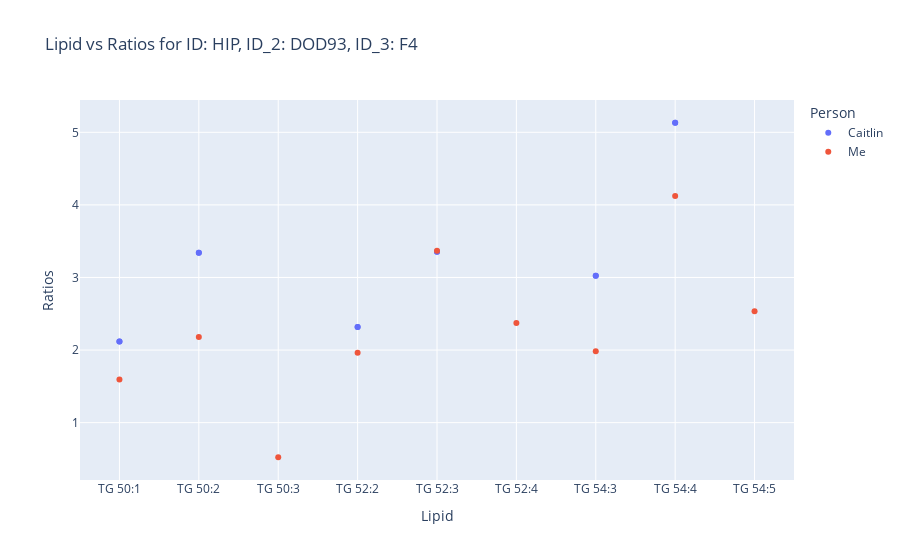
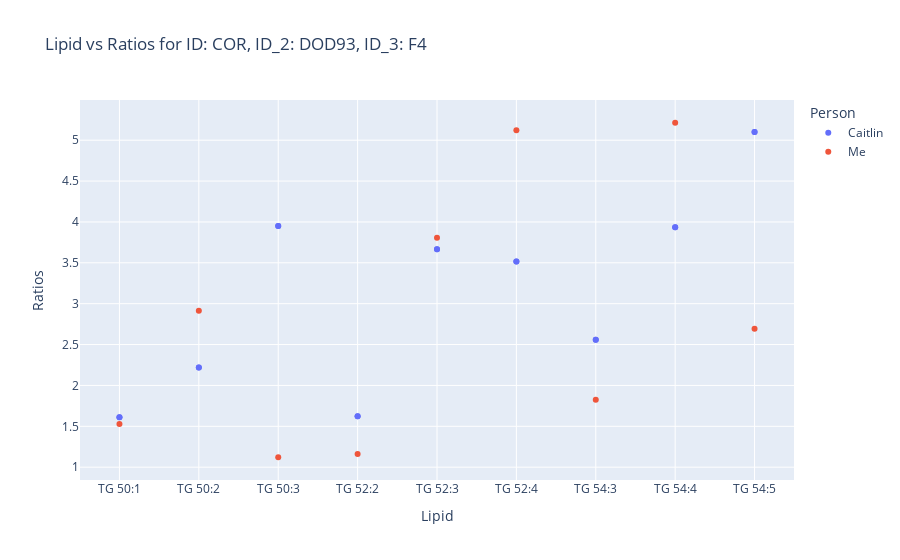
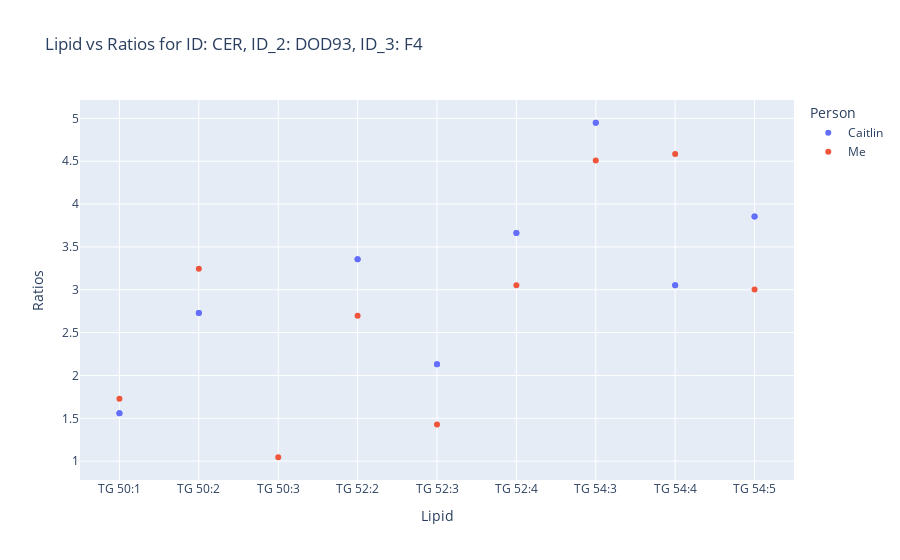
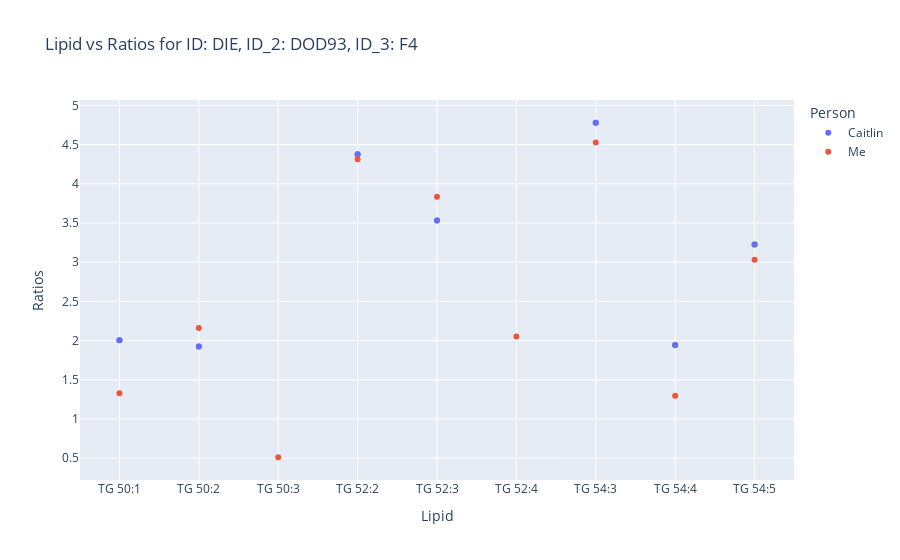

The code cell stored with these charts, in order, in its notebook:
### Code cell
import plotly.express as px
save_dir = "Projects/04_29_23/Plots/validation/"
# Fill NaN values in the 'ID', 'ID_2', and 'ID_3' columns with a default value
validation['ID'] = validation['ID'].fillna('UNKNOWN')
validation['ID_2'] = validation['ID_2'].fillna('UNKNOWN')
validation['ID_3'] = validation['ID_3'].fillna('UNKNOWN')

# Loop through unique combinations of ID, ID_2, and ID_3
unique_ids = validation[['ID', 'ID_2', 'ID_3']].drop_duplicates().values

for id1, id2, id3 in unique_ids:
    # Filter the DataFrame for the current ID, ID_2, and ID_3
    filtered_df = validation[(validation['ID'] == id1) & (validation['ID_2'] == id2) & (validation['ID_3'] == id3)]

    # Create scatter plot for the current ID, ID_2, and ID_3
    fig = px.scatter(filtered_df, x="Lipid", y="Ratios", color="Person",
                     title=f"Lipid vs Ratios for ID: {id1}, ID_2: {id2}, ID_3: {id3}",
                     labels={"Lipid": "Lipid", "Ratios": "Ratios"},
                     hover_data=["Sample_ID"])
    # Save the figure as PNG
    save_path = os.path.join(save_dir, f"plot_{id1}_{id2}_{id3}.png")
    fig.write_image(save_path, format='png')

    # Display the figure
    fig.show()

### Figure 1 — Plotly figure (JSON) as saved in the notebook; plotly's stock layout.template omitted (floating-point values rounded to 4 significant figures)
{"data": [{"customdata": [["DOD93 5xFAD F4 Hippocampus"], ["DOD93 5xFAD F4 Hippocampus"], ["DOD93 5xFAD F4 Hippocampus"], ["DOD93 5xFAD F4 Hippocampus"], ["DOD93 5xFAD F4 Hippocampus"], ["DOD93 5xFAD F4 Hippocampus"], ["DOD93 5xFAD F4 Hippocampus"], ["DOD93 5xFAD F4 Hippocampus"], ["DOD93 5xFAD F4 Hippocampus"], ["DOD93 5xFAD F4 Hippocampus"], ["DOD93 5xFAD F4 Hippocampus"], ["DOD93 5xFAD F4 Hippocampus"], ["DOD93 5xFAD F4 Hippocampus"], ["DOD93 5xFAD F4 Hippocampus"], ["DOD93 5xFAD F4 Hippocampus"], ["DOD93 5xFAD F4 Hippocampus"], ["DOD93 5xFAD F4 Hippocampus"], ["DOD93 5xFAD F4 Hippocampus"]], "hovertemplate": "Person=Caitlin<br>Lipid=%{x}<br>Ratios=%{y}<br>Sample_ID=%{customdata[0]}<extra></extra>", "legendgroup": "Caitlin", "marker": {"color": "#636efa", "symbol": "circle"}, "mode": "markers", "name": "Caitlin", "orientation": "v", "showlegend": true, "type": "scatter", "x": ["TG 50:1", "TG 50:2", "TG 50:3", "TG 52:2", "TG 52:3", "TG 52:4", "TG 54:3", "TG 54:4", "TG 54:5", "TG 50:1", "TG 50:2", "TG 50:3", "TG 52:2", "TG 52:3", "TG 52:4", "TG 54:3", "TG 54:4", "TG 54:5"], "xaxis": "x", "y": [2.116, 3.342, null, 2.317, 3.354, null, 3.024, 5.132, null, 2.116, 3.342, null, 2.317, 3.354, null, 3.024, 5.132, null], "yaxis": "y"}, {"customdata": [["DOD93_F4-5xFAD-Hippo_TG18-1_o3on"], ["DOD93_F4-5xFAD-Hippo_TG18-1_o3on"], ["DOD93_F4-5xFAD-Hippo_TG18-1_o3on"], ["DOD93_F4-5xFAD-Hippo_TG18-1_o3on"], ["DOD93_F4-5xFAD-Hippo_TG18-1_o3on"], ["DOD93_F4-5xFAD-Hippo_TG18-1_o3on"], ["DOD93_F4-5xFAD-Hippo_TG18-1_o3on"], ["DOD93_F4-5xFAD-Hippo_TG18-1_o3on"], ["DOD93_F4-5xFAD-Hippo_TG18-1_o3on"], ["DOD93_F4-5xFAD-Hippo_TG18-1_o3on"], ["DOD93_F4-5xFAD-Hippo_TG18-1_o3on"], ["DOD93_F4-5xFAD-Hippo_TG18-1_o3on"], ["DOD93_F4-5xFAD-Hippo_TG18-1_o3on"], ["DOD93_F4-5xFAD-Hippo_TG18-1_o3on"], ["DOD93_F4-5xFAD-Hippo_TG18-1_o3on"], ["DOD93_F4-5xFAD-Hippo_TG18-1_o3on"], ["DOD93_F4-5xFAD-Hippo_TG18-1_o3on"], ["DOD93_F4-5xFAD-Hippo_TG18-1_o3on"], ["DOD93_F4-5xFAD-Hippo_TG18-1_o3on"], ["DOD93_F4-5xFAD-Hippo_TG18-1_o3on"], ["DOD93_F4-5xFAD-Hippo_TG18-1_o3on"], ["DOD93_F4-5xFAD-Hippo_TG18-1_o3on"], ["DOD93_F4-5xFAD-Hippo_TG18-1_o3on"], ["DOD93_F4-5xFAD-Hippo_TG18-1_o3on"], ["DOD93_F4-5xFAD-Hippo_TG18-1_o3on"], ["DOD93_F4-5xFAD-Hippo_TG18-1_o3on"], ["DOD93_F4-5xFAD-Hippo_TG18-1_o3on"], ["DOD93_F4-5xFAD-Hippo_TG18-1_o3on"], ["DOD93_F4-5xFAD-Hippo_TG18-1_o3on"], ["DOD93_F4-5xFAD-Hippo_TG18-1_o3on"], ["DOD93_F4-5xFAD-Hippo_TG18-1_o3on"], ["DOD93_F4-5xFAD-Hippo_TG18-1_o3on"], ["DOD93_F4-5xFAD-Hippo_TG18-1_o3on"], ["DOD93_F4-5xFAD-Hippo_TG18-1_o3on"], ["DOD93_F4-5xFAD-Hippo_TG18-1_o3on"], ["DOD93_F4-5xFAD-Hippo_TG18-1_o3on"], ["DOD93_F4-5xFAD-Hippo_TG18-1_o3on"], ["DOD93_F4-5xFAD-Hippo_TG18-1_o3on"]], "hovertemplate": "Person=Me<br>Lipid=%{x}<br>Ratios=%{y}<br>Sample_ID=%{customdata[0]}<extra></extra>", "legendgroup": "Me", "marker": {"color": "#EF553B", "symbol": "circle"}, "mode": "markers", "name": "Me", "orientation": "v", "showlegend": true, "type": "scatter", "x": ["TG 50:1", "TG 50:1", "TG 50:1", "TG 50:1", "TG 50:2", "TG 50:2", "TG 50:2", "TG 50:2", "TG 52:2", "TG 52:2", "TG 52:2", "TG 52:2", "TG 52:3", "TG 52:3", "TG 52:3", "TG 52:3", "TG 54:3", "TG 54:3", "TG 54:3", "TG 54:3", "TG 54:3", "TG 54:4", "TG 54:4", "TG 54:4", "TG 54:4", "TG 54:4", "TG 50:3", "TG 50:3", "TG 50:3", "TG 50:3", "TG 52:4", "TG 52:4", "TG 52:4", "TG 52:4", "TG 54:5", "TG 54:5", "TG 54:5", "TG 54:5"], "xaxis": "x", "y": [1.594, null, null, null, 2.18, null, null, null, 1.963, null, null, null, 3.37, null, null, null, 1.985, null, null, null, null, 4.121, null, null, null, null, 0.5233, null, null, null, 2.371, null, null, null, 2.533, null, null, null], "yaxis": "y"}], "layout": {"legend": {"title": {"text": "Person"}, "tracegroupgap": 0}, "title": {"text": "Lipid vs Ratios for ID: HIP, ID_2: DOD93, ID_3: F4"}, "xaxis": {"anchor": "y", "domain": [0, 1], "title": {"text": "Lipid"}}, "yaxis": {"anchor": "x", "domain": [0, 1], "title": {"text": "Ratios"}}}}

### Figure 2 — Plotly figure (JSON) as saved in the notebook; plotly's stock layout.template omitted (floating-point values rounded to 4 significant figures)
{"data": [{"customdata": [["DOD93 5xFAD F4 Cortex"], ["DOD93 5xFAD F4 Cortex"], ["DOD93 5xFAD F4 Cortex"], ["DOD93 5xFAD F4 Cortex"], ["DOD93 5xFAD F4 Cortex"], ["DOD93 5xFAD F4 Cortex"], ["DOD93 5xFAD F4 Cortex"], ["DOD93 5xFAD F4 Cortex"], ["DOD93 5xFAD F4 Cortex"], ["DOD93 5xFAD F4 Cortex"], ["DOD93 5xFAD F4 Cortex"], ["DOD93 5xFAD F4 Cortex"], ["DOD93 5xFAD F4 Cortex"], ["DOD93 5xFAD F4 Cortex"], ["DOD93 5xFAD F4 Cortex"], ["DOD93 5xFAD F4 Cortex"], ["DOD93 5xFAD F4 Cortex"], ["DOD93 5xFAD F4 Cortex"]], "hovertemplate": "Person=Caitlin<br>Lipid=%{x}<br>Ratios=%{y}<br>Sample_ID=%{customdata[0]}<extra></extra>", "legendgroup": "Caitlin", "marker": {"color": "#636efa", "symbol": "circle"}, "mode": "markers", "name": "Caitlin", "orientation": "v", "showlegend": true, "type": "scatter", "x": ["TG 50:1", "TG 50:2", "TG 50:3", "TG 52:2", "TG 52:3", "TG 52:4", "TG 54:3", "TG 54:4", "TG 54:5", "TG 50:1", "TG 50:2", "TG 50:3", "TG 52:2", "TG 52:3", "TG 52:4", "TG 54:3", "TG 54:4", "TG 54:5"], "xaxis": "x", "y": [1.611, 2.22, 3.949, 1.624, 3.665, 3.516, 2.559, 3.934, 5.099, 1.611, 2.22, 3.949, 1.624, 3.665, 3.516, 2.559, 3.934, 5.099], "yaxis": "y"}, {"customdata": [["DOD93_F4-5xFAD-Cortex_TG18-1_o3on"], ["DOD93_F4-5xFAD-Cortex_TG18-1_o3on"], ["DOD93_F4-5xFAD-Cortex_TG18-1_o3on"], ["DOD93_F4-5xFAD-Cortex_TG18-1_o3on"], ["DOD93_F4-5xFAD-Cortex_TG18-1_o3on"], ["DOD93_F4-5xFAD-Cortex_TG18-1_o3on"], ["DOD93_F4-5xFAD-Cortex_TG18-1_o3on"], ["DOD93_F4-5xFAD-Cortex_TG18-1_o3on"], ["DOD93_F4-5xFAD-Cortex_TG18-1_o3on"], ["DOD93_F4-5xFAD-Cortex_TG18-1_o3on"], ["DOD93_F4-5xFAD-Cortex_TG18-1_o3on"], ["DOD93_F4-5xFAD-Cortex_TG18-1_o3on"], ["DOD93_F4-5xFAD-Cortex_TG18-1_o3on"], ["DOD93_F4-5xFAD-Cortex_TG18-1_o3on"], ["DOD93_F4-5xFAD-Cortex_TG18-1_o3on"], ["DOD93_F4-5xFAD-Cortex_TG18-1_o3on"], ["DOD93_F4-5xFAD-Cortex_TG18-1_o3on"], ["DOD93_F4-5xFAD-Cortex_TG18-1_o3on"], ["DOD93_F4-5xFAD-Cortex_TG18-1_o3on"], ["DOD93_F4-5xFAD-Cortex_TG18-1_o3on"], ["DOD93_F4-5xFAD-Cortex_TG18-1_o3on"], ["DOD93_F4-5xFAD-Cortex_TG18-1_o3on"], ["DOD93_F4-5xFAD-Cortex_TG18-1_o3on"], ["DOD93_F4-5xFAD-Cortex_TG18-1_o3on"], ["DOD93_F4-5xFAD-Cortex_TG18-1_o3on"], ["DOD93_F4-5xFAD-Cortex_TG18-1_o3on"], ["DOD93_F4-5xFAD-Cortex_TG18-1_o3on"], ["DOD93_F4-5xFAD-Cortex_TG18-1_o3on"], ["DOD93_F4-5xFAD-Cortex_TG18-1_o3on"], ["DOD93_F4-5xFAD-Cortex_TG18-1_o3on"], ["DOD93_F4-5xFAD-Cortex_TG18-1_o3on"], ["DOD93_F4-5xFAD-Cortex_TG18-1_o3on"], ["DOD93_F4-5xFAD-Cortex_TG18-1_o3on"], ["DOD93_F4-5xFAD-Cortex_TG18-1_o3on"], ["DOD93_F4-5xFAD-Cortex_TG18-1_o3on"], ["DOD93_F4-5xFAD-Cortex_TG18-1_o3on"], ["DOD93_F4-5xFAD-Cortex_TG18-1_o3on"], ["DOD93_F4-5xFAD-Cortex_TG18-1_o3on"]], "hovertemplate": "Person=Me<br>Lipid=%{x}<br>Ratios=%{y}<br>Sample_ID=%{customdata[0]}<extra></extra>", "legendgroup": "Me", "marker": {"color": "#EF553B", "symbol": "circle"}, "mode": "markers", "name": "Me", "orientation": "v", "showlegend": true, "type": "scatter", "x": ["TG 50:1", "TG 50:1", "TG 50:1", "TG 50:1", "TG 50:2", "TG 50:2", "TG 50:2", "TG 50:2", "TG 52:2", "TG 52:2", "TG 52:2", "TG 52:2", "TG 52:3", "TG 52:3", "TG 52:3", "TG 52:3", "TG 54:3", "TG 54:3", "TG 54:3", "TG 54:3", "TG 54:3", "TG 54:4", "TG 54:4", "TG 54:4", "TG 54:4", "TG 54:4", "TG 50:3", "TG 50:3", "TG 50:3", "TG 50:3", "TG 52:4", "TG 52:4", "TG 52:4", "TG 52:4", "TG 54:5", "TG 54:5", "TG 54:5", "TG 54:5"], "xaxis": "x", "y": [1.527, null, null, null, 2.913, null, null, null, 1.161, null, null, null, 3.807, null, null, null, 1.825, null, null, null, null, 5.213, null, null, null, null, 1.122, null, null, null, 5.121, null, null, null, 2.694, null, null, null], "yaxis": "y"}], "layout": {"legend": {"title": {"text": "Person"}, "tracegroupgap": 0}, "title": {"text": "Lipid vs Ratios for ID: COR, ID_2: DOD93, ID_3: F4"}, "xaxis": {"anchor": "y", "domain": [0, 1], "title": {"text": "Lipid"}}, "yaxis": {"anchor": "x", "domain": [0, 1], "title": {"text": "Ratios"}}}}

### Figure 3 — Plotly figure (JSON) as saved in the notebook; plotly's stock layout.template omitted (floating-point values rounded to 4 significant figures)
{"data": [{"customdata": [["DOD93 5xFAD F4 Cerebellum"], ["DOD93 5xFAD F4 Cerebellum"], ["DOD93 5xFAD F4 Cerebellum"], ["DOD93 5xFAD F4 Cerebellum"], ["DOD93 5xFAD F4 Cerebellum"], ["DOD93 5xFAD F4 Cerebellum"], ["DOD93 5xFAD F4 Cerebellum"], ["DOD93 5xFAD F4 Cerebellum"], ["DOD93 5xFAD F4 Cerebellum"], ["DOD93 5xFAD F4 Cerebellum"], ["DOD93 5xFAD F4 Cerebellum"], ["DOD93 5xFAD F4 Cerebellum"], ["DOD93 5xFAD F4 Cerebellum"], ["DOD93 5xFAD F4 Cerebellum"], ["DOD93 5xFAD F4 Cerebellum"], ["DOD93 5xFAD F4 Cerebellum"], ["DOD93 5xFAD F4 Cerebellum"], ["DOD93 5xFAD F4 Cerebellum"]], "hovertemplate": "Person=Caitlin<br>Lipid=%{x}<br>Ratios=%{y}<br>Sample_ID=%{customdata[0]}<extra></extra>", "legendgroup": "Caitlin", "marker": {"color": "#636efa", "symbol": "circle"}, "mode": "markers", "name": "Caitlin", "orientation": "v", "showlegend": true, "type": "scatter", "x": ["TG 50:1", "TG 50:2", "TG 50:3", "TG 52:2", "TG 52:3", "TG 52:4", "TG 54:3", "TG 54:4", "TG 54:5", "TG 50:1", "TG 50:2", "TG 50:3", "TG 52:2", "TG 52:3", "TG 52:4", "TG 54:3", "TG 54:4", "TG 54:5"], "xaxis": "x", "y": [1.559, 2.729, null, 3.356, 2.131, 3.662, 4.949, 3.053, 3.856, 1.559, 2.729, null, 3.356, 2.131, 3.662, 4.949, 3.053, 3.856], "yaxis": "y"}, {"customdata": [["DOD93_F4-5xFAD-Cereb_TG18-1_o3on"], ["DOD93_F4-5xFAD-Cereb_TG18-1_o3on"], ["DOD93_F4-5xFAD-Cereb_TG18-1_o3on"], ["DOD93_F4-5xFAD-Cereb_TG18-1_o3on"], ["DOD93_F4-5xFAD-Cereb_TG18-1_o3on"], ["DOD93_F4-5xFAD-Cereb_TG18-1_o3on"], ["DOD93_F4-5xFAD-Cereb_TG18-1_o3on"], ["DOD93_F4-5xFAD-Cereb_TG18-1_o3on"], ["DOD93_F4-5xFAD-Cereb_TG18-1_o3on"], ["DOD93_F4-5xFAD-Cereb_TG18-1_o3on"], ["DOD93_F4-5xFAD-Cereb_TG18-1_o3on"], ["DOD93_F4-5xFAD-Cereb_TG18-1_o3on"], ["DOD93_F4-5xFAD-Cereb_TG18-1_o3on"], ["DOD93_F4-5xFAD-Cereb_TG18-1_o3on"], ["DOD93_F4-5xFAD-Cereb_TG18-1_o3on"], ["DOD93_F4-5xFAD-Cereb_TG18-1_o3on"], ["DOD93_F4-5xFAD-Cereb_TG18-1_o3on"], ["DOD93_F4-5xFAD-Cereb_TG18-1_o3on"], ["DOD93_F4-5xFAD-Cereb_TG18-1_o3on"], ["DOD93_F4-5xFAD-Cereb_TG18-1_o3on"], ["DOD93_F4-5xFAD-Cereb_TG18-1_o3on"], ["DOD93_F4-5xFAD-Cereb_TG18-1_o3on"], ["DOD93_F4-5xFAD-Cereb_TG18-1_o3on"], ["DOD93_F4-5xFAD-Cereb_TG18-1_o3on"], ["DOD93_F4-5xFAD-Cereb_TG18-1_o3on"], ["DOD93_F4-5xFAD-Cereb_TG18-1_o3on"], ["DOD93_F4-5xFAD-Cereb_TG18-1_o3on"], ["DOD93_F4-5xFAD-Cereb_TG18-1_o3on"], ["DOD93_F4-5xFAD-Cereb_TG18-1_o3on"], ["DOD93_F4-5xFAD-Cereb_TG18-1_o3on"], ["DOD93_F4-5xFAD-Cereb_TG18-1_o3on"], ["DOD93_F4-5xFAD-Cereb_TG18-1_o3on"], ["DOD93_F4-5xFAD-Cereb_TG18-1_o3on"], ["DOD93_F4-5xFAD-Cereb_TG18-1_o3on"], ["DOD93_F4-5xFAD-Cereb_TG18-1_o3on"], ["DOD93_F4-5xFAD-Cereb_TG18-1_o3on"]], "hovertemplate": "Person=Me<br>Lipid=%{x}<br>Ratios=%{y}<br>Sample_ID=%{customdata[0]}<extra></extra>", "legendgroup": "Me", "marker": {"color": "#EF553B", "symbol": "circle"}, "mode": "markers", "name": "Me", "orientation": "v", "showlegend": true, "type": "scatter", "x": ["TG 50:1", "TG 50:1", "TG 50:1", "TG 50:1", "TG 50:2", "TG 50:2", "TG 50:2", "TG 50:2", "TG 52:2", "TG 52:2", "TG 52:2", "TG 52:2", "TG 52:3", "TG 52:3", "TG 52:3", "TG 52:3", "TG 54:3", "TG 54:3", "TG 54:3", "TG 54:3", "TG 54:4", "TG 54:4", "TG 54:4", "TG 54:4", "TG 50:3", "TG 50:3", "TG 50:3", "TG 50:3", "TG 52:4", "TG 52:4", "TG 52:4", "TG 52:4", "TG 54:5", "TG 54:5", "TG 54:5", "TG 54:5"], "xaxis": "x", "y": [1.73, null, null, null, 3.244, null, null, null, 2.697, null, null, null, 1.428, null, null, null, 4.507, null, null, null, 4.584, null, null, null, 1.046, null, null, null, 3.053, null, null, null, 3.004, null, null, null], "yaxis": "y"}], "layout": {"legend": {"title": {"text": "Person"}, "tracegroupgap": 0}, "title": {"text": "Lipid vs Ratios for ID: CER, ID_2: DOD93, ID_3: F4"}, "xaxis": {"anchor": "y", "domain": [0, 1], "title": {"text": "Lipid"}}, "yaxis": {"anchor": "x", "domain": [0, 1], "title": {"text": "Ratios"}}}}

### Figure 4 — Plotly figure (JSON) as saved in the notebook; plotly's stock layout.template omitted (floating-point values rounded to 4 significant figures)
{"data": [{"customdata": [["DOD93 5xFAD F4 Diencephalon "], ["DOD93 5xFAD F4 Diencephalon "], ["DOD93 5xFAD F4 Diencephalon "], ["DOD93 5xFAD F4 Diencephalon "], ["DOD93 5xFAD F4 Diencephalon "], ["DOD93 5xFAD F4 Diencephalon "], ["DOD93 5xFAD F4 Diencephalon "], ["DOD93 5xFAD F4 Diencephalon "], ["DOD93 5xFAD F4 Diencephalon "], ["DOD93 5xFAD F4 Diencephalon "], ["DOD93 5xFAD F4 Diencephalon "], ["DOD93 5xFAD F4 Diencephalon "], ["DOD93 5xFAD F4 Diencephalon "], ["DOD93 5xFAD F4 Diencephalon "], ["DOD93 5xFAD F4 Diencephalon "], ["DOD93 5xFAD F4 Diencephalon "], ["DOD93 5xFAD F4 Diencephalon "], ["DOD93 5xFAD F4 Diencephalon "]], "hovertemplate": "Person=Caitlin<br>Lipid=%{x}<br>Ratios=%{y}<br>Sample_ID=%{customdata[0]}<extra></extra>", "legendgroup": "Caitlin", "marker": {"color": "#636efa", "symbol": "circle"}, "mode": "markers", "name": "Caitlin", "orientation": "v", "showlegend": true, "type": "scatter", "x": ["TG 50:1", "TG 50:2", "TG 50:3", "TG 52:2", "TG 52:3", "TG 52:4", "TG 54:3", "TG 54:4", "TG 54:5", "TG 50:1", "TG 50:2", "TG 50:3", "TG 52:2", "TG 52:3", "TG 52:4", "TG 54:3", "TG 54:4", "TG 54:5"], "xaxis": "x", "y": [2.005, 1.924, null, 4.378, 3.532, null, 4.778, 1.944, 3.225, 2.005, 1.924, null, 4.378, 3.532, null, 4.778, 1.944, 3.225], "yaxis": "y"}, {"customdata": [["DOD93_F4-5xFAD-Dienc_TG18-1_o3on"], ["DOD93_F4-5xFAD-Dienc_TG18-1_o3on"], ["DOD93_F4-5xFAD-Dienc_TG18-1_o3on"], ["DOD93_F4-5xFAD-Dienc_TG18-1_o3on"], ["DOD93_F4-5xFAD-Dienc_TG18-1_o3on"], ["DOD93_F4-5xFAD-Dienc_TG18-1_o3on"], ["DOD93_F4-5xFAD-Dienc_TG18-1_o3on"], ["DOD93_F4-5xFAD-Dienc_TG18-1_o3on"], ["DOD93_F4-5xFAD-Dienc_TG18-1_o3on"], ["DOD93_F4-5xFAD-Dienc_TG18-1_o3on"], ["DOD93_F4-5xFAD-Dienc_TG18-1_o3on"], ["DOD93_F4-5xFAD-Dienc_TG18-1_o3on"], ["DOD93_F4-5xFAD-Dienc_TG18-1_o3on"], ["DOD93_F4-5xFAD-Dienc_TG18-1_o3on"], ["DOD93_F4-5xFAD-Dienc_TG18-1_o3on"], ["DOD93_F4-5xFAD-Dienc_TG18-1_o3on"], ["DOD93_F4-5xFAD-Dienc_TG18-1_o3on"], ["DOD93_F4-5xFAD-Dienc_TG18-1_o3on"], ["DOD93_F4-5xFAD-Dienc_TG18-1_o3on"], ["DOD93_F4-5xFAD-Dienc_TG18-1_o3on"], ["DOD93_F4-5xFAD-Dienc_TG18-1_o3on"], ["DOD93_F4-5xFAD-Dienc_TG18-1_o3on"], ["DOD93_F4-5xFAD-Dienc_TG18-1_o3on"], ["DOD93_F4-5xFAD-Dienc_TG18-1_o3on"], ["DOD93_F4-5xFAD-Dienc_TG18-1_o3on"], ["DOD93_F4-5xFAD-Dienc_TG18-1_o3on"], ["DOD93_F4-5xFAD-Dienc_TG18-1_o3on"], ["DOD93_F4-5xFAD-Dienc_TG18-1_o3on"], ["DOD93_F4-5xFAD-Dienc_TG18-1_o3on"], ["DOD93_F4-5xFAD-Dienc_TG18-1_o3on"], ["DOD93_F4-5xFAD-Dienc_TG18-1_o3on"], ["DOD93_F4-5xFAD-Dienc_TG18-1_o3on"], ["DOD93_F4-5xFAD-Dienc_TG18-1_o3on"], ["DOD93_F4-5xFAD-Dienc_TG18-1_o3on"], ["DOD93_F4-5xFAD-Dienc_TG18-1_o3on"], ["DOD93_F4-5xFAD-Dienc_TG18-1_o3on"], ["DOD93_F4-5xFAD-Dienc_TG18-1_o3on"], ["DOD93_F4-5xFAD-Dienc_TG18-1_o3on"]], "hovertemplate": "Person=Me<br>Lipid=%{x}<br>Ratios=%{y}<br>Sample_ID=%{customdata[0]}<extra></extra>", "legendgroup": "Me", "marker": {"color": "#EF553B", "symbol": "circle"}, "mode": "markers", "name": "Me", "orientation": "v", "showlegend": true, "type": "scatter", "x": ["TG 50:1", "TG 50:1", "TG 50:1", "TG 50:1", "TG 50:2", "TG 50:2", "TG 50:2", "TG 50:2", "TG 52:2", "TG 52:2", "TG 52:2", "TG 52:2", "TG 52:3", "TG 52:3", "TG 52:3", "TG 52:3", "TG 54:3", "TG 54:3", "TG 54:3", "TG 54:3", "TG 54:3", "TG 54:4", "TG 54:4", "TG 54:4", "TG 54:4", "TG 54:4", "TG 50:3", "TG 50:3", "TG 50:3", "TG 50:3", "TG 52:4", "TG 52:4", "TG 52:4", "TG 52:4", "TG 54:5", "TG 54:5", "TG 54:5", "TG 54:5"], "xaxis": "x", "y": [1.33, null, null, null, 2.16, null, null, null, 4.313, null, null, null, 3.834, null, null, null, 4.525, null, null, null, null, 1.297, null, null, null, null, 0.5122, null, null, null, 2.053, null, null, null, 3.03, null, null, null], "yaxis": "y"}], "layout": {"legend": {"title": {"text": "Person"}, "tracegroupgap": 0}, "title": {"text": "Lipid vs Ratios for ID: DIE, ID_2: DOD93, ID_3: F4"}, "xaxis": {"anchor": "y", "domain": [0, 1], "title": {"text": "Lipid"}}, "yaxis": {"anchor": "x", "domain": [0, 1], "title": {"text": "Ratios"}}}}
